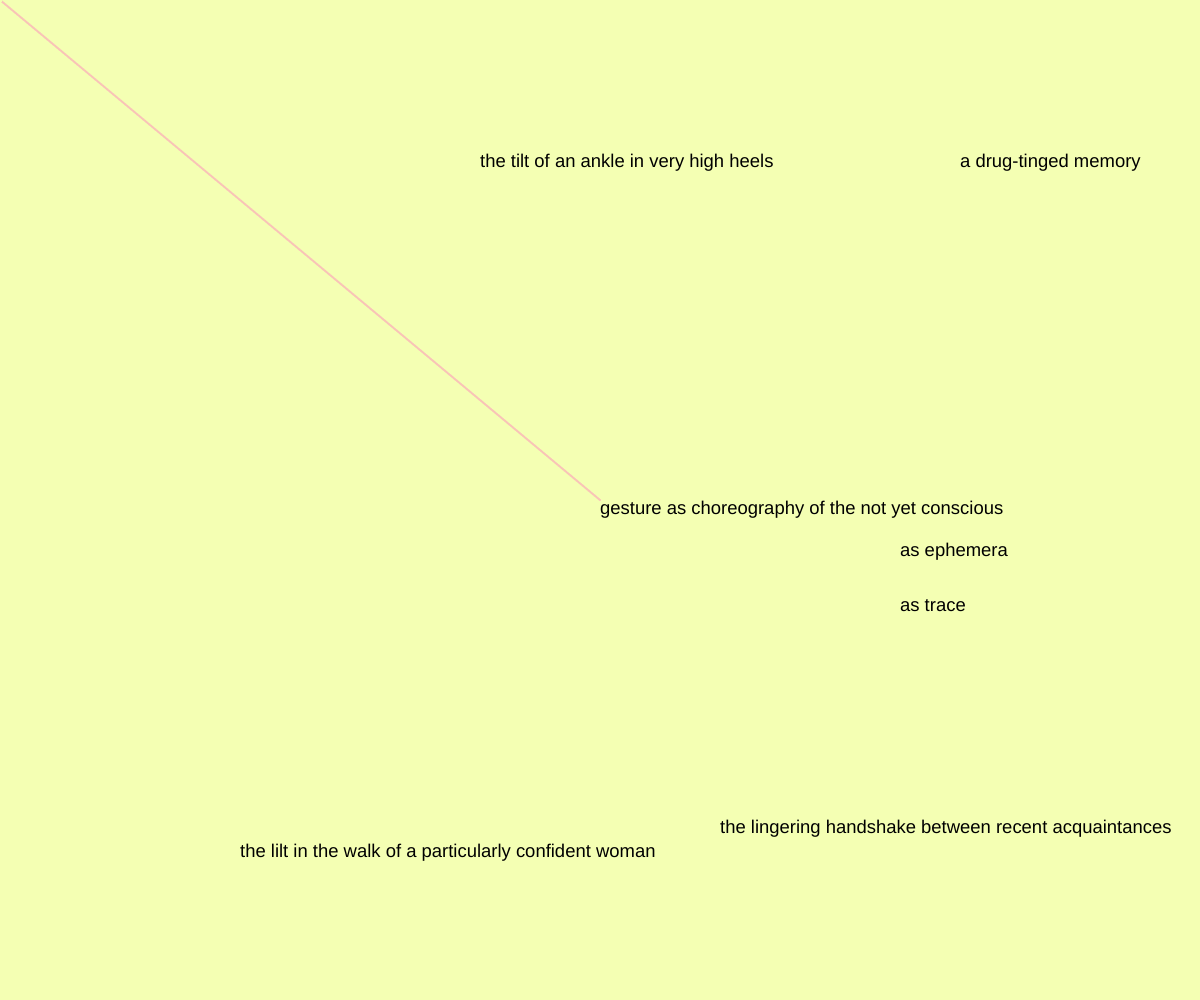
Frame 1 (no input)
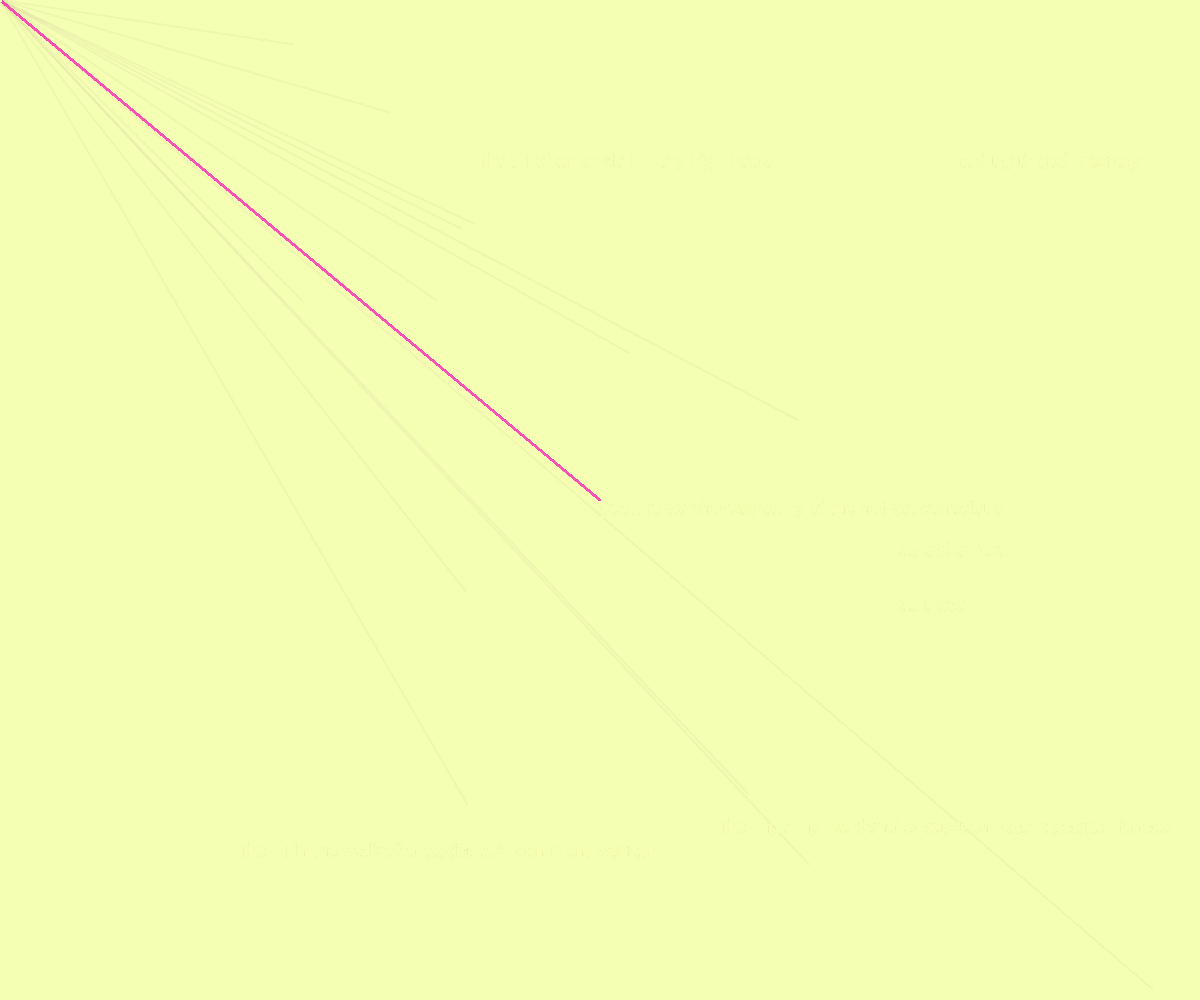
Frame 60 (no input)
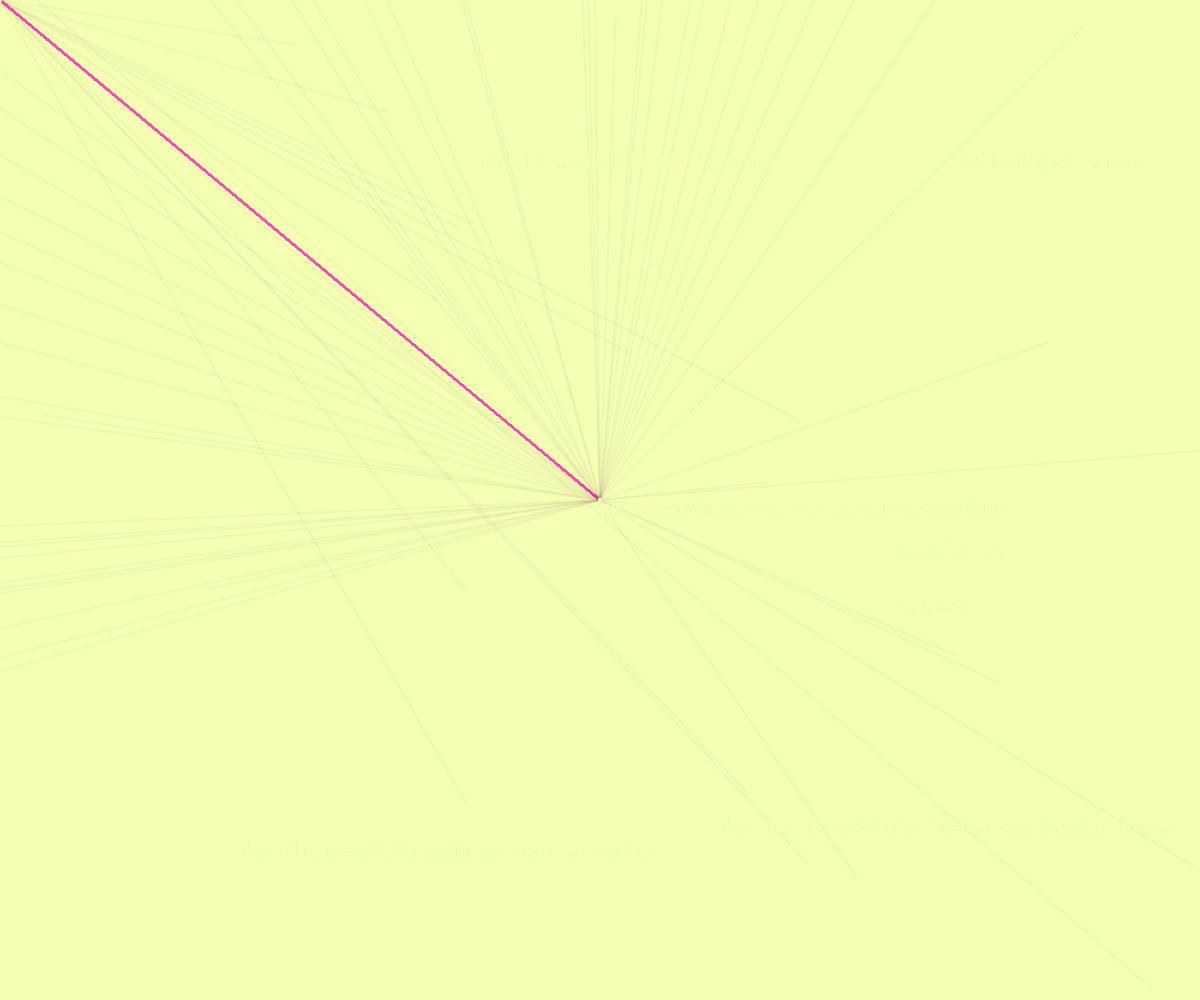
Frame 120 (the mouse pressed at the canvas centre since frame 60)

The p5.js sketch that drew these frames (run headless with seeded random() and noise() and a simulated clock; from frame 60 on, the mouse is pressed at the canvas centre):

// p5.js sketch
// ── sketch.js


let destinationX; 
  let destinationY; 
drawToPoint=false

let point1X
let point1Y
let point2X
let point2Y
    //wow how cool a colour palette
/*let pink = color(255, 77, 188);
let fluro = color (218, 255, 0);
fluro half = 237, 255, 127 YES!
fluro 30 = 244, 255, 179
let gum = color (108, 137, 96);
let burn = color (204, 77, 0);
let rich = color (86, 137, 0);
let purple = color (108, 41, 70);
let brown = color (86, 41, 0);  

*/


function setup() {
  createCanvas(windowWidth, windowHeight);
  //wow how cool a colour palette

  
  background(244, 255, 179);
}

function draw() {
  
  

 //this controls where the line goes to. Now it should be in any direction from point
  
/*  if (drawToPoint==false){
  let destinationX = mouseX+random(-width/5,width/5);
  let destinationY =mouseY+random(-height/5,height/5);
      } else if (drawToPoint== true){
    destinationX = x1;
    destinationY = y1;
  }*/
  let point1X = width/3
  let point1Y = height/4
  let  point2X = 4*width/3
  let point2Y = height/2
  //if distance of mouse to point 1 is less than distance of mouse to point 2 then distination is point 1 otherwise destination isn point 2
   let destinationX = width/2;
  let destinationY =height/2;

  stroke (255, 77, 188, 20);
  strokeWeight(2);
  
  //what is this error when I try to change desitnation X and Y and I continue to get something called empy variable???
line (mouseX, mouseY, destinationX, destinationY);
  line (mouseX, mouseY, destinationX, destinationY);
  line (mouseX, mouseY, destinationX, destinationY);
  line (mouseX, mouseY, destinationX, destinationY);
  line (mouseX, mouseY, destinationX, destinationY);
  
  stroke (108, 41, 70, 10);
  line (mouseX, mouseY, random(-width,width), random(-height,height));

  noStroke ();
  textAlign (LEFT);
  textSize(width/65);
// fill (86, 137, 0);
  text ('gesture as choreography of the not yet conscious', width/2, height/2, width/2)
  text ('as ephemera', 9*width/12, 10*height/18);
  text ('as trace', 9*width/12, 11*height/18);
  text ('the lilt in the walk of a particularly confident woman', width/5, 6*height/7)
  text ('a drug-tinged memory', 4*width/5, height/6)
 text ('the lingering handshake between recent acquaintances', 3*width/5, 5*height/6)
   text ('the tilt of an ankle in very high heels', 2*width/5, height/6)
 
  
    

  drawStroke();
 
  //can I get these to point towards the outline of a shape?? Instead of just randomly. yes with distance function to a point but maybe also to a line? Or multiple lines that form a shape??? Idk but maybe for another day....?
}

  function drawStroke(){

  fill(244, 255, 179);
  noStroke()
  ellipse(mouseX, mouseY, 4);
  ellipse(mouseX, mouseY, 4);
  ellipse(mouseX, mouseY, 4);
  ellipse(mouseX, mouseY, 4);
   ellipse(mouseX, mouseY, 4);
  ellipse(mouseX, mouseY, 4);
  ellipse(mouseX, mouseY, 4);
  ellipse(mouseX, mouseY, 4); //is there a better way to do this??
}

/* function mousePressed(){
    fill(0)
    ellipse (mouseX, mouseY, 5);
    x1=mouseX;
    y1=mouseY;
    drawToPoint==true;
  }*/
//rip this doesnt work but thats okay. 
